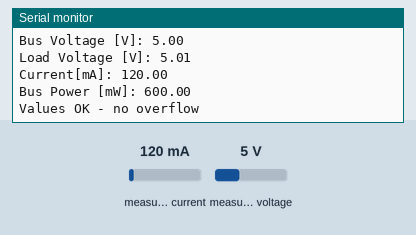
Bench run of a sketch on a simulated ESP32. On the bench: the last lines printed to the serial monitor. Inputs (shaded band) come from the test bench; at power-on: measured current 120 mA, measured voltage 5 V.

Above: at 1.2 s.
1.3 s: measured current set to 500 mA
At 4.3 s:
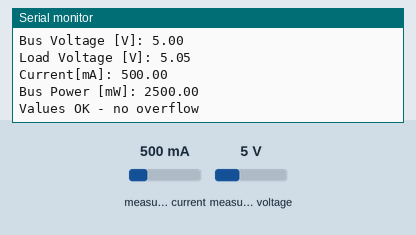
6.2 s: measured voltage set to 0.3 V
At 7.4 s:
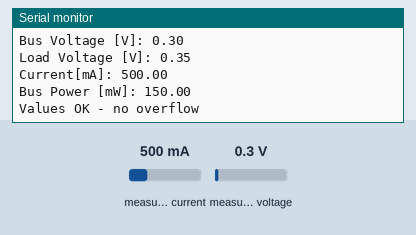
7.7 s: measured current set to 40 mA
At 10.8 s:
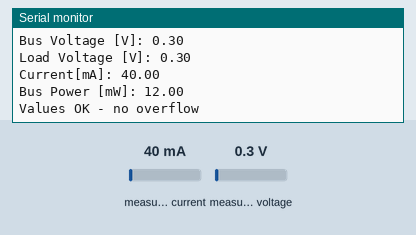
Timing chart, 0 to 12.3 s (numbered marks = the images above; inputs shaded):
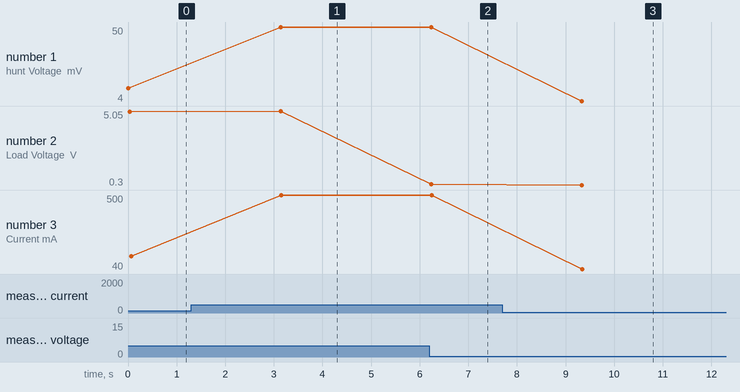

Measured:
- after the input at 1.3 s, the serial monitor: prints a new line after 1.8 s (image 1)
- after the input at 6.2 s, the serial monitor: prints a new line at once (image 2)
- after the input at 7.7 s, the serial monitor: prints a new line after 1.6 s (image 3)
- plotted number 1: 12 → 50 after the input at 1.3 s, 50 → 4 after the input at 7.7 s
- plotted number 2: 5.01 → 5.05 after the input at 1.3 s, 5.05 → 0.35 after the input at 6.2 s
- plotted number 3: 120 → 500 after the input at 1.3 s, 500 → 40 after the input at 7.7 s

The sketch:

04_INA226.ino
```cpp
#include <Wire.h>
#include <INA226_WE.h>
#define I2C_ADDRESS 0x40

/* There are several ways to create your INA226 object:
 * INA226_WE ina226 = INA226_WE()              -> uses Wire / I2C Address = 0x40
 * INA226_WE ina226 = INA226_WE(ICM20948_ADDR) -> uses Wire / I2C_ADDRESS
 * INA226_WE ina226 = INA226_WE(&wire2)        -> uses the TwoWire object wire2 / I2C_ADDRESS
 * INA226_WE ina226 = INA226_WE(&wire2, I2C_ADDRESS) -> all together
 * Successfully tested with two I2C busses on an ESP32
 */
INA226_WE ina226 = INA226_WE(I2C_ADDRESS);

void setup() {
  Serial.begin(9600);
  Wire.begin();
  ina226.init();

  /* Set Number of measurements for shunt and bus voltage which shall be averaged
  * Mode *     * Number of samples *
  AVERAGE_1            1 (default)
  AVERAGE_4            4
  AVERAGE_16          16
  AVERAGE_64          64
  AVERAGE_128        128
  AVERAGE_256        256
  AVERAGE_512        512
  AVERAGE_1024      1024
  */
  //ina226.setAverage(AVERAGE_16); // choose mode and uncomment for change of default

  /* Set conversion time in microseconds
     One set of shunt and bus voltage conversion will take:
     number of samples to be averaged x conversion time x 2

     * Mode *         * conversion time *
     CONV_TIME_140          140 µs
     CONV_TIME_204          204 µs
     CONV_TIME_332          332 µs
     CONV_TIME_588          588 µs
     CONV_TIME_1100         1.1 ms (default)
     CONV_TIME_2116       2.116 ms
     CONV_TIME_4156       4.156 ms
     CONV_TIME_8244       8.244 ms
  */
  //ina226.setConversionTime(CONV_TIME_1100); //choose conversion time and uncomment for change of default

  /* Set measure mode
  POWER_DOWN - INA226 switched off
  TRIGGERED  - measurement on demand
  CONTINUOUS  - continuous measurements (default)
  */
  //ina226.setMeasureMode(CONTINUOUS); // choose mode and uncomment for change of default

  /* Set Current Range
    * Mode *   * Max Current *
     MA_400          400 mA
     MA_800          800 mA (default)
  */
  //ina226.setCurrentRange(MA_800); // choose gain and uncomment for change of default

  /* If the current values delivered by the INA226 differ by a constant factor
     from values obtained with calibrated equipment you can define a correction factor.
     Correction factor = current delivered from calibrated equipment / current delivered by INA226
  */
  // ina226.setCorrectionFactor(0.95);

  Serial.println("INA226 Current Sensor Example Sketch - Continuous");

  ina226.waitUntilConversionCompleted(); //if you comment this line the first data might be zero
}

void loop() {
  float shuntVoltage_mV = 0.0;
  float loadVoltage_V = 0.0;
  float busVoltage_V = 0.0; // <--- use only this to measure voltage on VBS-GND pin
  float current_mA = 0.0;
  float power_mW = 0.0;

  ina226.readAndClearFlags();
  shuntVoltage_mV = ina226.getShuntVoltage_mV();
  busVoltage_V = ina226.getBusVoltage_V();
  current_mA = ina226.getCurrent_mA();
  power_mW = ina226.getBusPower();
  loadVoltage_V  = busVoltage_V + (shuntVoltage_mV/1000);

  Serial.print("Shunt Voltage [mV]: "); Serial.println(shuntVoltage_mV);
  Serial.print("Bus Voltage [V]: "); Serial.println(busVoltage_V);
  Serial.print("Load Voltage [V]: "); Serial.println(loadVoltage_V);
  Serial.print("Current[mA]: "); Serial.println(current_mA);
  Serial.print("Bus Power [mW]: "); Serial.println(power_mW);
  if(!ina226.overflow){
    Serial.println("Values OK - no overflow");
  }
  else{
    Serial.println("Overflow! Choose higher current range");
  }
  Serial.println();

  delay(3000);
}
```
